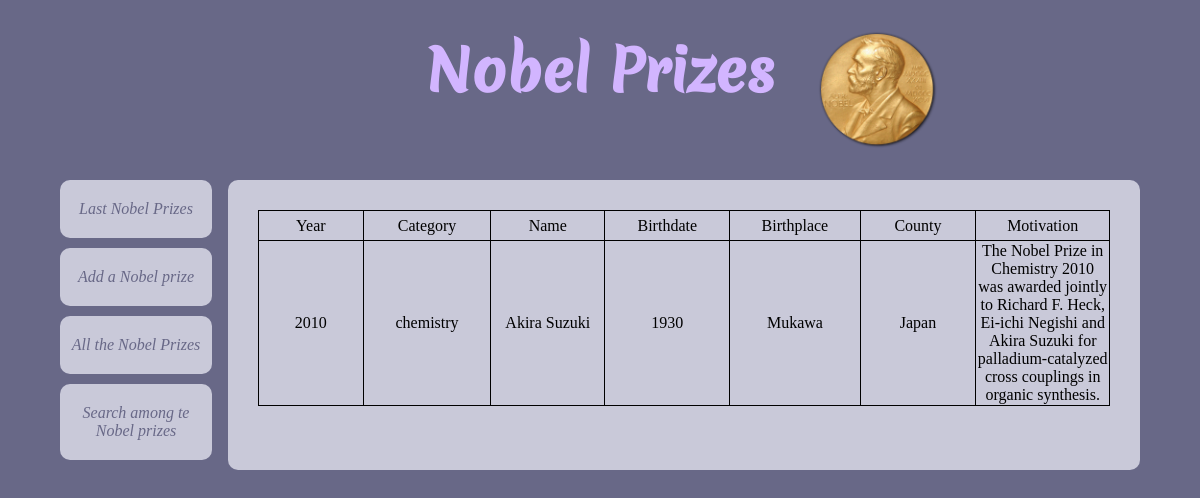
The app's page /?controller=list&action=informations&id=829 with its own data.
### tables this page shows
CREATE TABLE nobels (
    id SERIAL,
    year INT NOT NULL,
    category VARCHAR(128) NOT NULL,
    name VARCHAR(128) NOT NULL,
    birthdate INT,
    birthplace VARCHAR(64),
    county VARCHAR(128),
    motivation TEXT,
    PRIMARY KEY (id)
);

### Models/Model.php (called while the page is built, shortened)
<?php
class Model
{
    private $bd;
    private static $instance = null;
    private function __construct()
    {
        include "Utils/credentials.php";
        $this->bd = new PDO($dsn, $login);
        $this->bd->setAttribute(PDO::ATTR_ERRMODE, PDO::ERRMODE_EXCEPTION);
        $this->bd->query("SET nameS 'utf8'");
    }
    public static function getModel()
    {
        if (self::$instance === null) {
            self::$instance = new self();
        }
        return self::$instance;
    }
    public function getNobelPrizeInformations($id)
    {
        $requete = $this->bd->prepare('Select * from nobels WHERE id = :id');
        $requete->bindValue(':id', $id);
        $requete->execute();
        return $requete->fetch(PDO::FETCH_ASSOC);
    }
}

### Utils/credentials.php (called while the page is built, shortened)
<?php
$dsn = 'mysql:host=localhost;dbname=etudiants';
$login = 'root';
?>

### Views/view_informations.php (the view, shortened to what this page needs)
<?php require_once 'view_begin.php' ?>
<table>
    <tr>
        <td>Year</td><td>Category</td><td>Name</td><td>Birthdate</td><td>Birthplace</td><td>County</td><td>Motivation</td>
    </tr>
    <?php
    echo "
    <tr>
        <td>$year</td><td>$category</td><td>$name</td><td>$birthdate</td><td>$birthplace</td><td>$county</td><td>$motivation</td>
    </tr>
    "; ?>
</table>
<?php require_once 'view_end.php' ?>

### Content/css/nobel.css (style rules this page uses)
* { box-sizing: border-box; }
body { width : 90%; background-color : #686887; margin:auto; overflow-y: scroll ; position: relative; }
table { border-collapse : collapse; margin : auto; }
td,th { border : 1px solid black; width : 300px; height : 30px; text-align : center; }
body { display:grid; grid-template-columns: 1fr 6fr; column-gap: 1em; grid-template-areas: "h h" "menu main"; }

### records on screen
nobels: year "2010", category "chemistry", name "Akira Suzuki", birthdate "1930", birthplace "Mukawa", county "Japan", motivation "The Nobel Prize in Chemistry 2010 was awarded jointly to Richard F. Heck, Ei-ichi Negishi and Akira Suzuki for palladium-catalyzed cross couplings in organic synthesis."
